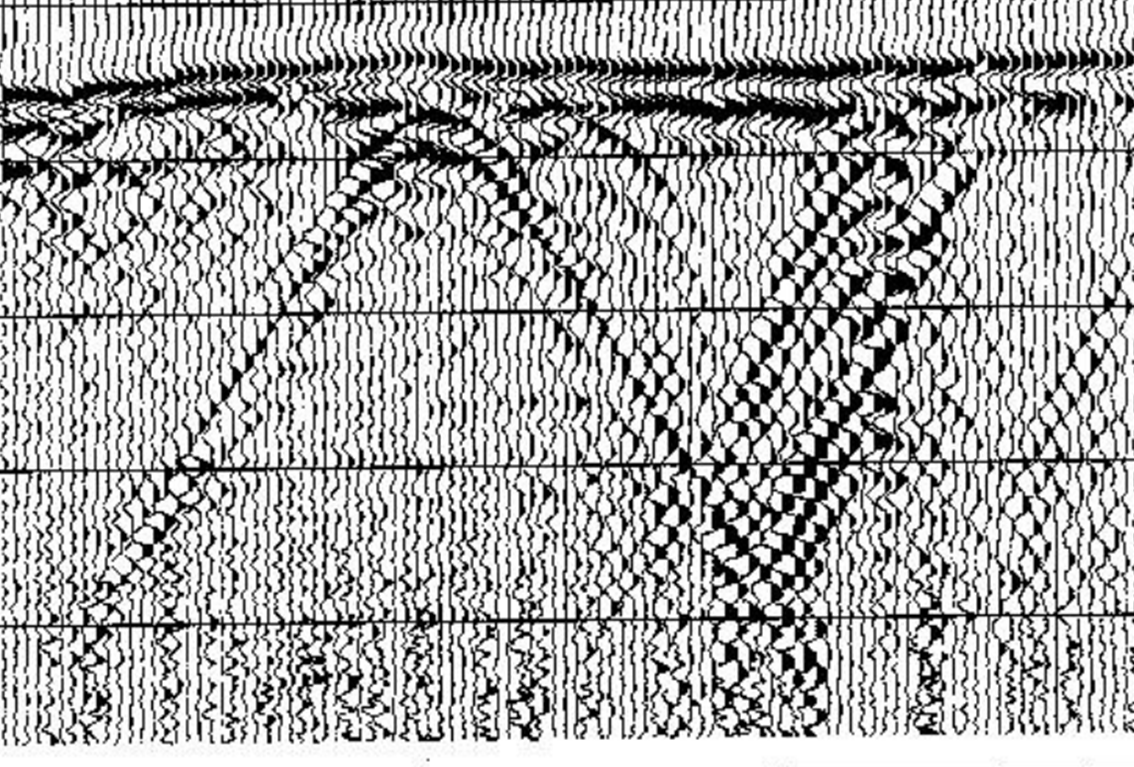
#> input picture GPR/Lab6_2016/Figures/ubc_GPRdata.png, 1134 x 767 px
$ jupyter execute --allow-errors Modify_UBCGPRdata.ipynb   (shell and % lines are left out)
#> lines starting #> are read from the running program, lines starting #| are printed output that depends on the picture
[cell 1]
%pylab inline

[cell 2]
import numpy as np
from scipy.constants import mu_0, epsilon_0

[cell 3]
import Image
from matplotlib.widgets import Cursor
matplotlib.rcParams.update({'font.size': 16, 'font.family': 'arial'})

[cell 4]
img = Image.open('ubc_GPRdata.png')
#> img is the input picture: PIL image 1134x767 RGBA; mean R, G, B, A 170.9, 170.9, 170.9, 255
imgnew = img.resize((200, 250))
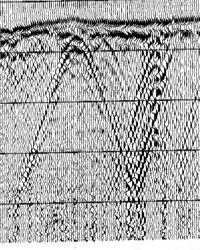
#> imgnew: PIL image 200x250 RGBA; mean R, G, B, A 170.7, 170.7, 170.7, 255


$ run again, with GPR/Lab6_2016/Figures/VarFreqGPR.png copied over GPR/Lab6_2016/Figures/ubc_GPRdata.png
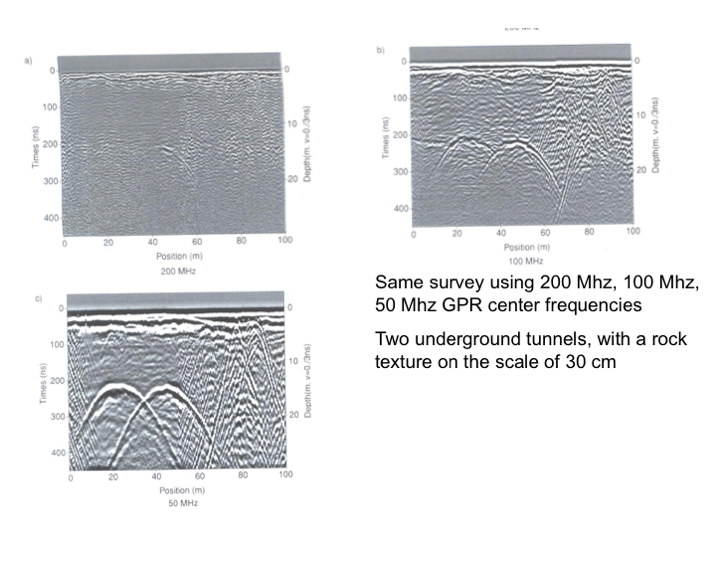
#> input picture GPR/Lab6_2016/Figures/VarFreqGPR.png, 720 x 565 px
#> img is the input picture: PIL image 720x565 RGBA; mean R, G, B, A 222.1, 223.4, 225.1, 255
#> `imgnew = img.resize((200, 250))`:
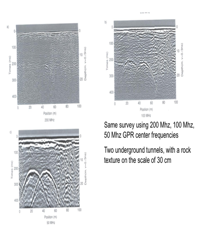
#> imgnew: PIL image 200x250 RGBA; mean R, G, B, A 222, 223.2, 225, 255
